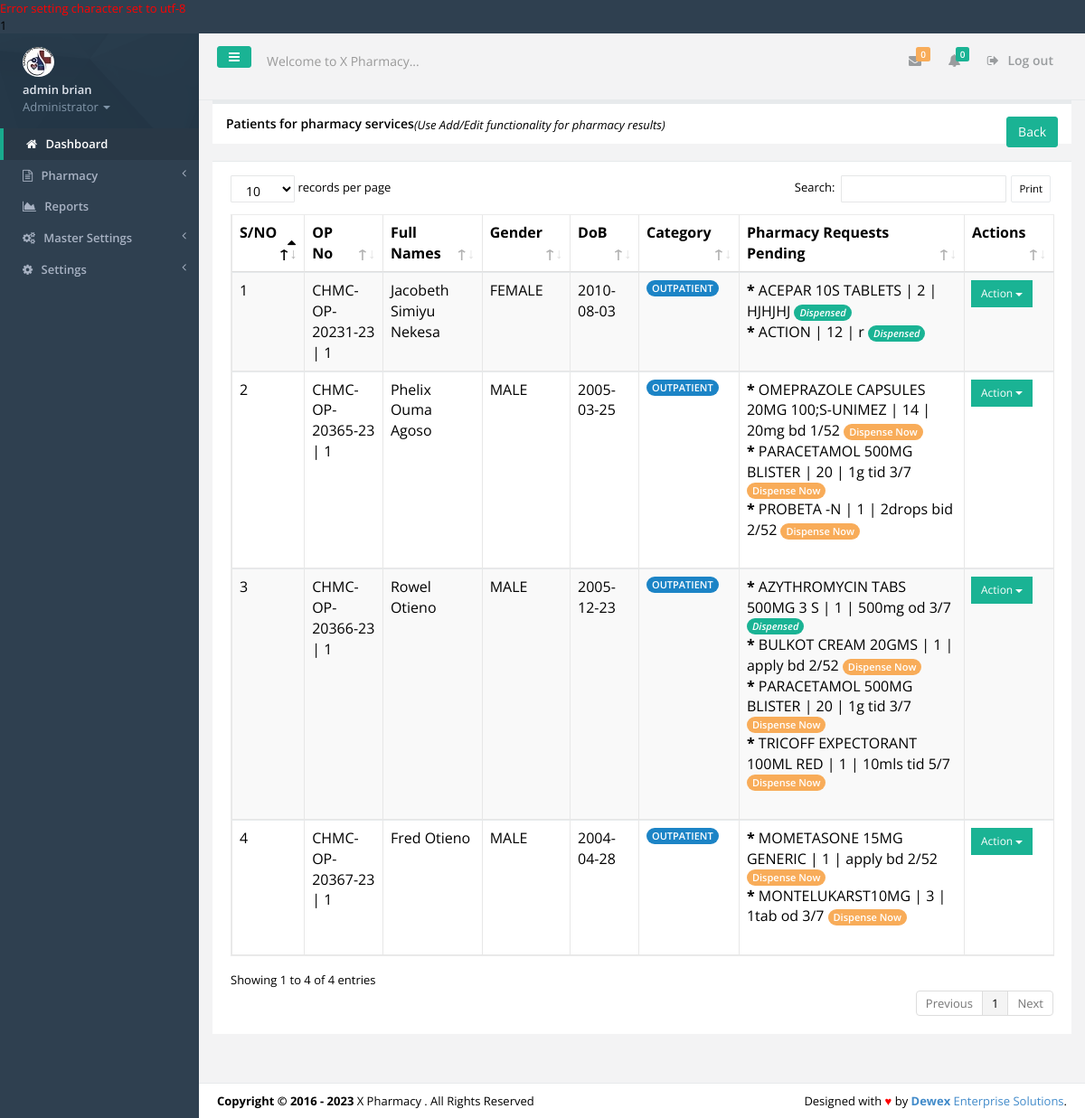
The page /pharmacy.php (signed in) on the database its author committed.
### tables this page shows
CREATE TABLE IF NOT EXISTS `tbl_users` (
  `id` int(11) NOT NULL,
  `f_name` varchar(30) NOT NULL,
  `s_name` varchar(30) NOT NULL,
  `id_no` varchar(30) NOT NULL,
  `email` varchar(30) NOT NULL,
  `phone` varchar(15) NOT NULL,
  `password` varchar(200) NOT NULL,
  `user_l` varchar(50) NOT NULL,
  `profile_image` varchar(45) NOT NULL,
  `active` varchar(30) NOT NULL
);

CREATE TABLE IF NOT EXISTS `tbl_settings` (
  `settings_id` int(11) NOT NULL,
  `slogan` varchar(100) NOT NULL,
  `l_status` varchar(10) NOT NULL,
  `system_name` varchar(30) NOT NULL,
  `campaigner_name` varchar(30) NOT NULL,
  `campaigner_short_name` varchar(30) NOT NULL,
  `campaign_location` varchar(30) NOT NULL,
  `seat` varchar(30) NOT NULL,
  `inst_date` varchar(15) NOT NULL,
  `photo` varchar(30) NOT NULL,
  `photo_size` varchar(10) NOT NULL,
  `photo_type` varchar(20) NOT NULL,
  `custom_reply_msg` varchar(500) NOT NULL,
  `address` varchar(50) NOT NULL,
  `phone` varchar(30) NOT NULL,
  `email` varchar(30) NOT NULL
);

CREATE TABLE IF NOT EXISTS `tbl_prescriptions` (
  `prescription_id` int(11) NOT NULL,
  `prescription_opno` varchar(20) NOT NULL,
  `prescription_visitno` varchar(20) NOT NULL,
  `prescription_productcode` varchar(20) NOT NULL,
  `prescription_dosagesummary` varchar(300) NOT NULL,
  `prescription_status` varchar(30) NOT NULL,
  `prescription_referred` varchar(10) NOT NULL,
  `prescription_paymentmode` varchar(30) NOT NULL,
  `prescription_discount` varchar(30) NOT NULL,
  `prescription_by` varchar(50) NOT NULL,
  `prescription_timestamp` timestamp NOT NULL DEFAULT CURRENT_TIMESTAMP ON UPDATE CURRENT_TIMESTAMP,
  `prescription_requesttime` varchar(50) NOT NULL,
  `prescription_price` varchar(30) NOT NULL,
  `prescription_quantity` varchar(20) NOT NULL,
  `prescription_scheme` varchar(50) NOT NULL,
  `prescription_deptcode` varchar(100) NOT NULL,
  `prescription_invid` varchar(30) NOT NULL,
  `prescription_patientcategory` varchar(50) NOT NULL
);

CREATE TABLE IF NOT EXISTS `tbl_registry` (
  `reg_no` int(11) NOT NULL,
  `opnocounter` varchar(30) NOT NULL,
  `visit_no` varchar(20) NOT NULL,
  `id_no` varchar(10) NOT NULL,
  `f_name` varchar(40) NOT NULL,
  `l_name` varchar(40) NOT NULL,
  `phone_no` varchar(15) NOT NULL,
  `gender` varchar(10) NOT NULL,
  `dob` varchar(15) NOT NULL,
  `residence` varchar(100) NOT NULL,
  `opno` varchar(20) NOT NULL,
  `visit_date` varchar(20) NOT NULL,
  `visit_status` varchar(10) NOT NULL,
  `scheme_code` varchar(20) NOT NULL,
  `memberno` varchar(50) NOT NULL,
  `agecategory` varchar(44) NOT NULL,
  `age` varchar(44) NOT NULL,
  `parentFname` varchar(44) NOT NULL,
  `parentLame` varchar(44) NOT NULL,
  `time` timestamp NOT NULL DEFAULT CURRENT_TIMESTAMP ON UPDATE CURRENT_TIMESTAMP
);

CREATE TABLE IF NOT EXISTS `tbl_drugs` (
  `drug_id` int(30) NOT NULL,
  `drugitem_code` varchar(20) NOT NULL,
  `drugitem_cat` varchar(30) NOT NULL,
  `brand_name` varchar(255) NOT NULL,
  `generic_name` varchar(255) NOT NULL,
  `strength` varchar(50) NOT NULL,
  `dosage_form` varchar(50) NOT NULL,
  `manufacturer` varchar(255) NOT NULL,
  `prescription_required` tinyint(1) DEFAULT '1',
  `description` text,
  `image_url` varchar(255) DEFAULT NULL
);

### includes/authenticate.php (called while the page is built, shortened)
<?php
require_once 'inc/auth.php';
$signedemail = $_SESSION['email'];
$adminDetails = mysqli_query($dbconnect,"SELECT * FROM tbl_users WHERE email='$signedemail'");
$dd = mysqli_fetch_assoc($adminDetails);
$sfname = $dd['f_name'];
$ssname = $dd['s_name'];
$user_l = $dd['user_l'];
?>

### inc/auth.php (called while the page is built, shortened)
<?php
include('config.php');
$dbhost = "localhost";
$dbuser = "root";
$dbpass = "";
$dbname = "hms_pharmacy_module";
$dbconnect = new mysqli($dbhost, $dbuser, $dbpass, $dbname);
$get_system_settings = mysqli_query($dbconnect,"SELECT * FROM tbl_settings LIMIT 1");
$smartC = mysqli_fetch_array($get_system_settings);
$smart_name = $smartC['system_name'];
?>

### pharmacy.php (the view, shortened to what this page needs)
<?php include('includes/authenticate.php'); ?>
<!DOCTYPE html>
<html>
<head>
    <?php include('includes/meta.php');?>
    <link href="css/plugins/dataTables/dataTables.bootstrap.css" rel="stylesheet">
    <link href="css/plugins/dataTables/dataTables.responsive.css" rel="stylesheet">
    <link href="css/plugins/dataTables/dataTables.tableTools.min.css" rel="stylesheet">
</head>
<body>
    <div id="wrapper">
	<?php include('includes/sidebar.php');?>
        <div id="page-wrapper" class="gray-bg">
        <div class="row border-bottom">
			<?php include('includes/top-nav.php'); ?>
        </div>
		<?php
			$current_processstage='PHARMACY';
			$patientcategory='OUTPATIENT';
			$title='Patients for pharmacy services';
			$getLabPatients =mysqli_query($dbconnect, "SELECT * FROM tbl_prescriptions q INNER JOIN tbl_registry p ON q.prescription_opno=p.opno WHERE q.prescription_status='OPEN' AND q.prescription_patientcategory='$patientcategory' GROUP BY q.prescription_opno");
		?>
				<div class="row">
				<form>
                <div class="col-lg-12">
                <div class="ibox float-e-margins">
                    <div class="ibox-title">
                        <h5><?php echo $title;?></h5><i>(Use Add/Edit functionality for pharmacy results)</i>
						<p class="pull-right
				<span><a href="add-drugs.php"><button onclick="history.back()" class="btn btn-primary" type="button">Back<span class="bold"> </span></button></a></span>
				</p>
                    </div>
                    <div class="ibox-content">
					<table class="table table-striped table-bordered table-hover dataTables-example">
						<thead>
						<tr>
							<th>S/NO</th>
							<th>OP No</th>
							<th>Full Names</th>
							<th>Gender</th>
							<th>DoB</th>
							<th>Category</th>
							<th>Pharmacy Requests Pending</th>
							<th>Actions </th>
						</tr>
						</thead>
						<tbody>
						<?php
						$No = 0;
						while($gaclab = mysqli_fetch_array($getLabPatients)){
						$No=$No+1;
						$fnames = $gaclab['f_name'];
						$lnames = $gaclab['l_name'];
						$gender = $gaclab['gender'];
						$dob = $gaclab['dob'];
						$opno = $gaclab['opno'];
						$visitno = $gaclab['visit_no'];
						?>
						<tr class='gradeX'>
							<td><?php echo $No;?></td>
							<td><?php echo $opno.' | '. $visitno;?></td>
							<td><?php echo "$fnames $lnames"; ?></td>
							<td><?php echo "$gender";?></td>
							<td><?php echo "$dob";?></td>
							<td><span class="badge badge-success"><?php echo $patientcategory; ?> </span></td>
							<td>
								<?php
								$getprescriptions = mysqli_query($dbconnect, "SELECT * FROM  tbl_prescriptions p INNER JOIN tbl_drugs t on p.prescription_productcode=t.drugitem_code WHERE p.prescription_opno='$opno' AND p.prescription_visitno='$visitno' AND prescription_patientcategory='$patientcategory' AND p.prescription_referred='IN-STORE'");
										while($prescriptionarray = mysqli_fetch_array($getprescriptions)){
											$prescription_id = $prescriptionarray['prescription_id'];
											$drug = $prescriptionarray['brand_name'];
											$quantity = $prescriptionarray['prescription_quantity'];
											$prescription_invid = $prescriptionarray['prescription_invid'];
											$dosagesummary = $prescriptionarray['prescription_dosagesummary'];
											$prescription_status = $prescriptionarray['prescription_status'];
											$prescription_scheme = $prescriptionarray['prescription_scheme'];
											?>
											<b>*</b> <?php echo $drug; ?> | <?php echo $quantity; ?> | <?php echo $dosagesummary; ?>
											<?php
								if($prescription_status=='OPEN'){
								?>
											<a href="dispense.php?opno=<?php echo $opno; ?>&visitno=<?php echo $visitno; ?>&current_processstage=<?php echo $current_processstage;?>&prescription_id=<?php echo $prescription_id;?>&inventory_id=<?php echo $prescription_invid; ?>&qty=<?php echo $quantity; ?>&schemep=<?php echo $prescription_scheme; ?>&pcategory=<?php echo $patientcategory; ?>"><span class="badge badge-warning"> Dispense Now</span></a>
											<br>
											<?php
								}else{
										?>
									<span class="badge badge-primary"><i>Dispensed</i></span><br>
									<?php
									}
							}
							?>
							</td>
							<td>
							<div class="input-group-btn">
								<button data-toggle="dropdown" class="btn btn-primary btn-sm dropdown-toggle" type="button">Action <span class="caret"></span></button>
							</div>
							</td>
						</tr>
						<?php
						}
						?>
						</tbody>
						</table>
                </div>
            </div>
            </div>
			</form>
        </div>
		<?php include 'includes/footer.php'?>
    </div>
    </div>
</body>
</html>

### includes/sidebar.php (shortened to what this page needs)
<nav class="navbar-default navbar-static-side" role="navigation">
            <div class="sidebar-collapse">
                <ul class="nav" id="side-menu">
                    <li class="nav-header">
                        <div class="dropdown profile-element"> <span>
                            <img alt="image" class="img-circle" src="img/profile_small.jpg" />
                             </span>
                            <a data-toggle="dropdown" class="dropdown-toggle" href="#">
                            <span class="clear"> <span class="block m-t-xs"> <strong class="font-bold"><?php echo "$sfname $ssname";?></strong>
                             </span> <span class="text-muted text-xs block">Administrator <b class="caret"></b></span> </span> </a>
                        </div>
                    </li>
                    <li class="active">
                        <a href="index.php"><i class="fa fa-home"></i> <span class="nav-label">Dashboard</span></a>
                    </li>
					<?php
					if($user_l=='PHARMACY'||$user_l=='ADMINISTRATOR'){
					?>
					<li>
                        <a href="#"><i class="fa fa-file-text-o"></i> <span class="nav-label">Pharmacy </span><span class="fa arrow"></span></a>
                    </li>
					<?php
					}
					if($user_l=='ADMINISTRATOR'){
					?>
					 <li>
                        <a href="reports.php"><i class="fa fa-area-chart"></i> <span class="nav-label">Reports</a>
                    </li>
                    <li>
                        <a href="#"><i class="fa fa-cogs"></i> <span class="nav-label">Master Settings</span><span class="fa arrow"></span></a>
                    </li>
                    <li>
                        <a href="#"><i class="fa fa-gear"></i> <span class="nav-label"> Settings</span><span class="fa arrow"></span></a>
                    </li>
					<?php
					}
					?>
                </ul>
            </div>
        </nav>

### includes/top-nav.php (shortened to what this page needs)
<nav class="navbar navbar-static-top" role="navigation" style="margin-bottom: 0">
        <div class="navbar-header">
            <a class="navbar-minimalize minimalize-styl-2 btn btn-primary " href="#"><i class="fa fa-bars"></i> </a>
            <form role="search" class="navbar-form-custom" method="post" action="search_results.html">
                <div class="form-group">
                    <input type="text" placeholder="Welcome to <?php echo $smart_name; ?>..." class="form-control" name="top-search" id="top-search">
                </div>
            </form>
        </div>
            <ul class="nav navbar-top-links navbar-right">
                <li>
                    <a class="count-info" tooltip="Unread" href="#">
                        <i class="fa fa-envelope"></i>  <span class="label label-warning">0</span>
                    </a>
                </li>
                <li>
                    <a class="count-info" data-toggle="dropdowhn" tooltip="Marked Important" href="#">
                        <i class="fa fa-bell"></i>  <span class="label label-primary">0</span>
                    </a>
                 </li>
				<li>
                    <a href="logout.php?logout">
                        <i class="fa fa-sign-out"></i> Log out
                    </a>
                </li>
            </ul>
	</nav>

### includes/footer.php
<div class="footer">
    <div class="pull-right">
        Designed with <span style="color:red">&hearts;</span> by <a href="mailto: isaacwex@gmail.com tel:0729522550" target="_blank" title="We're Dewex Enterprise Solutions" target="_blank" rel="dofollow"><strong>Dewex</strong> Enterprise Solutions</a>.
    </div>
    <div>
        <strong>Copyright &copy; 2016 - <?php echo date('Y'); ?></strong> <?php echo $smart_name; ?> . All Rights Reserved
    </div>
</div>

### rows shown on the page
tbl_users: f_name "admin", s_name "brian"
tbl_settings: top-search "Welcome to X Pharmacy...", system_name "X Pharmacy"
tbl_prescriptions: tbl_registry.opno "CHMC-OP-20231-23", tbl_registry.visit_no "1", tbl_registry.f_name "Jacobeth Simiyu", tbl_registry.l_name "Nekesa", tbl_registry.gender "FEMALE", tbl_registry.dob "2010-08-03"
tbl_prescriptions: tbl_drugs.brand_name "ACEPAR 10S TABLETS", prescription_quantity "2", prescription_dosagesummary "HJHJHJ", prescription_status "Dispensed"
tbl_prescriptions: tbl_drugs.brand_name "ACTION", prescription_quantity "12", prescription_dosagesummary "r", prescription_status "Dispensed"
tbl_prescriptions: tbl_registry.opno "CHMC-OP-20365-23", tbl_registry.visit_no "1", tbl_registry.f_name "Phelix", tbl_registry.l_name "Ouma Agoso", tbl_registry.gender "MALE", tbl_registry.dob "2005-03-25", tbl_drugs.brand_name "PROBETA -N", prescription_quantity "1", prescription_dosagesummary "2drops bid 2/52"
tbl_prescriptions: tbl_drugs.brand_name "OMEPRAZOLE CAPSULES 20MG 100;S-UNIMEZ", prescription_quantity "14", prescription_dosagesummary "20mg bd 1/52"
tbl_prescriptions: tbl_drugs.brand_name "PARACETAMOL 500MG BLISTER", prescription_quantity "20", prescription_dosagesummary "1g tid 3/7"
tbl_prescriptions: tbl_registry.opno "CHMC-OP-20366-23", tbl_registry.visit_no "1", tbl_registry.f_name "Rowel", tbl_registry.l_name "Otieno", tbl_registry.gender "MALE", tbl_registry.dob "2005-12-23", tbl_drugs.brand_name "BULKOT CREAM 20GMS", prescription_quantity "1", prescription_dosagesummary "apply bd 2/52"
tbl_prescriptions: tbl_drugs.brand_name "AZYTHROMYCIN TABS 500MG 3 S", prescription_quantity "1", prescription_dosagesummary "500mg od 3/7", prescription_status "Dispensed"
tbl_prescriptions: tbl_drugs.brand_name "PARACETAMOL 500MG BLISTER", prescription_quantity "20", prescription_dosagesummary "1g tid 3/7"
tbl_prescriptions: tbl_drugs.brand_name "TRICOFF EXPECTORANT 100ML RED", prescription_quantity "1", prescription_dosagesummary "10mls tid 5/7"
tbl_prescriptions: tbl_registry.opno "CHMC-OP-20367-23", tbl_registry.visit_no "1", tbl_registry.f_name "Fred", tbl_registry.l_name "Otieno", tbl_registry.gender "MALE", tbl_registry.dob "2004-04-28", tbl_drugs.brand_name "MOMETASONE 15MG GENERIC", prescription_quantity "1", prescription_dosagesummary "apply bd 2/52"
tbl_prescriptions: tbl_drugs.brand_name "MONTELUKARST10MG", prescription_quantity "3", prescription_dosagesummary "1tab od 3/7"

### other values the page prints
$dbconnect->error() "1"
$title "Patients for pharmacy services"
